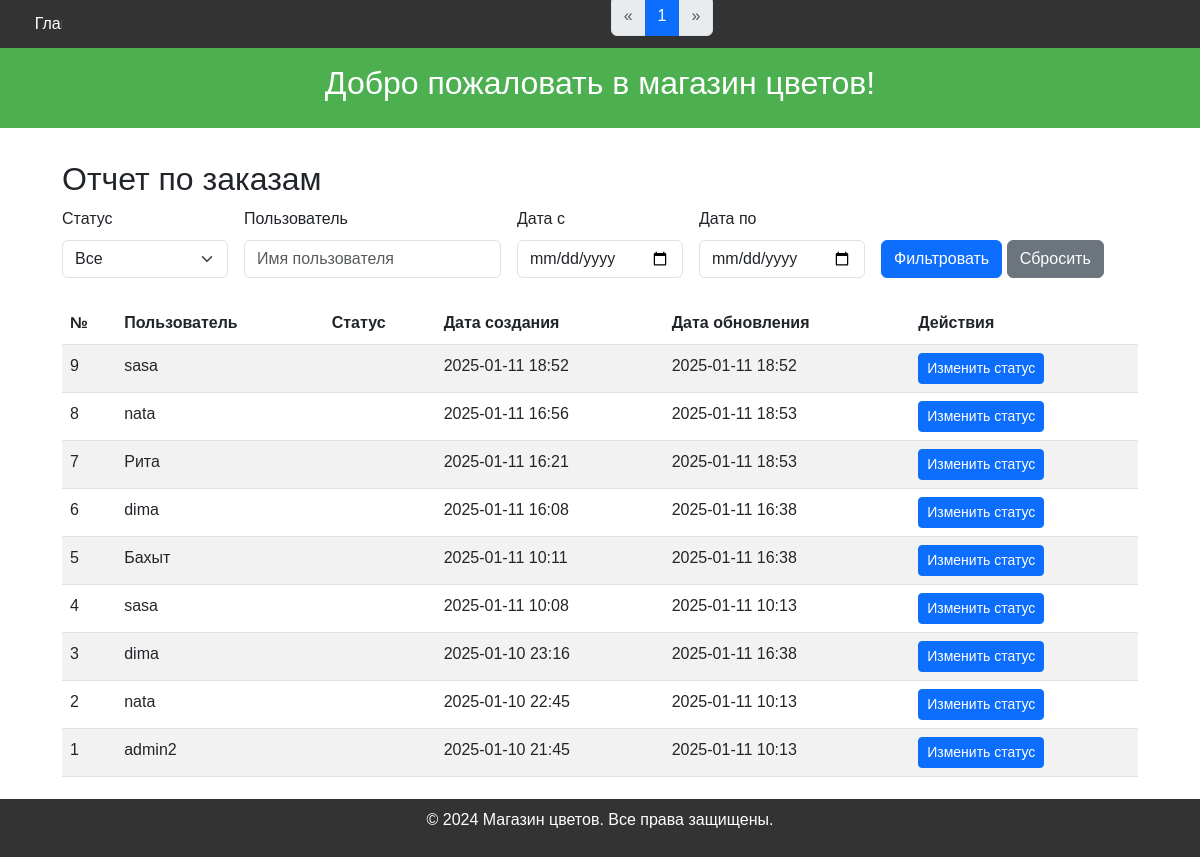
Page /orders/report/ (signed in) on the earlier database version.
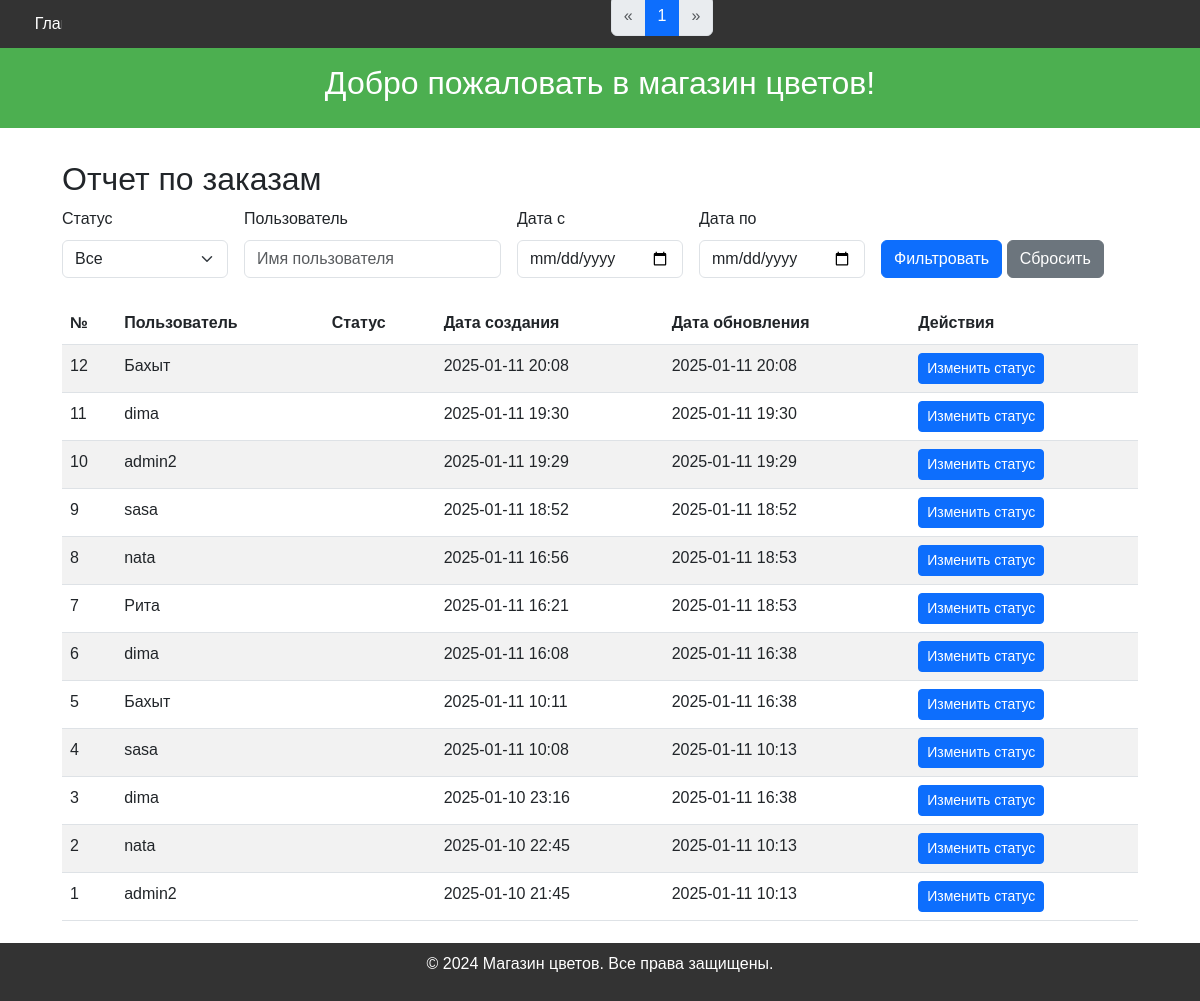
Same page on the later database version.
### orders/models.py (models this page shows, shortened)
class Order(models.Model):
    STATUS_CHOICES = [
        ('pending', 'Ожидает'),
        ('paid', 'Оплачен'),
        ('shipped', 'Отправлен'),
        ('delivered', 'Доставлен'),
        ('cancelled', 'Отменен'),
    ]
    user = models.ForeignKey(settings.AUTH_USER_MODEL, on_delete=models.CASCADE, related_name="orders")
    status = models.CharField(max_length=50, default="В обработке")
    created_at = models.DateTimeField(auto_now_add=True)
    updated_at = models.DateTimeField(auto_now=True)
    unique_key = models.UUIDField(default=uuid.uuid4, unique=True)
    total_price = models.DecimalField(max_digits=10, decimal_places=2, default=0, verbose_name="Общая стоимость заказа")
    recipient_name = models.CharField(max_length=100, blank=True, verbose_name='Имя получателя')
    phone = models.CharField(max_length=15, blank=True, verbose_name='Телефон')
    address = models.TextField(blank=True, verbose_name='Адрес доставки')
    comment = models.TextField(blank=True, verbose_name='Комментарий к заказу')

### users/models.py (models this page shows)
class User(AbstractUser):
    groups = models.ManyToManyField(Group, related_name='custom_user_set')
    user_permissions = models.ManyToManyField(Permission, related_name='custom_user_permissions_set')
    phone = models.CharField(max_length=15, blank=True)
    address = models.TextField(blank=True)
    email = models.EmailField(unique=True)
    telegram_id = models.CharField(max_length=50, blank=True, null=True, unique=True, verbose_name="Telegram ID")

### orders/views.py (the view)
# urls.py: path('report/', views.order_report, name='order_report'),  # Отчет по заказам
@user_passes_test(is_admin)
def order_report(request):
    orders = Order.objects.select_related('user').prefetch_related('items__product').all()
    status_filter = request.GET.get('status')
    user_filter = request.GET.get('user')
    date_from = request.GET.get('date_from')
    date_to = request.GET.get('date_to')
    if status_filter and status_filter != 'all':
        orders = orders.filter(status=status_filter)
    if user_filter:
        orders = orders.filter(user__username__icontains=user_filter)
    if date_from:
        orders = orders.filter(created_at__date__gte=date_from)
    if date_to:
        orders = orders.filter(created_at__date__lte=date_to)
    sort_by = request.GET.get('sort', '-created_at')
    orders = orders.order_by(sort_by)
    paginator = Paginator(orders, 20)  # 20 заказов на страницу
    page_number = request.GET.get('page')
    page_obj = paginator.get_page(page_number)
    statuses = Order.STATUS_CHOICES
    context = {
        'page_obj': page_obj,
        'statuses': statuses,
        'current_status': status_filter or 'all',
        'current_user': user_filter or '',
        'date_from': date_from or '',
        'date_to': date_to or '',
        'sort_by': sort_by,
        'orders': orders,
    }
    return render(request, 'orders/order_report.html', context)

### orders/views.py (called while the page is built)
def is_admin(user):
    return user.is_staff

### templates/orders/order_report.html (shortened to what this page needs)
{% extends 'base.html' %}
{% block content %}
<h2>Отчет по заказам</h2>
<form method="get" class="row g-3 mb-4">
    <div class="col-md-2">
        <label for="status" class="form-label">Статус</label>
        <select name="status" id="status" class="form-select">
            <option value="all" {% if current_status == 'all' %}selected{% endif %}>Все</option>
        </select>
    </div>
    <div class="col-md-3">
        <label for="user" class="form-label">Пользователь</label>
        <input type="text" name="user" id="user" value="{{ current_user }}" class="form-control" placeholder="Имя пользователя">
    </div>
    <div class="col-md-2">
        <label for="date_from" class="form-label">Дата с</label>
        <input type="date" name="date_from" id="date_from" value="{{ date_from }}" class="form-control">
    </div>
    <div class="col-md-2">
        <label for="date_to" class="form-label">Дата по</label>
        <input type="date" name="date_to" id="date_to" value="{{ date_to }}" class="form-control">
    </div>
    <div class="col-md-3 align-self-end">
        <button type="submit" class="btn btn-primary">Фильтровать</button>
        <a href="{% url 'order_report' %}" class="btn btn-secondary">Сбросить</a>
    </div>
</form>
<table class="table table-striped">
    <thead>
        <tr>
            <th>№</th>
            <th>Пользователь</th>
            <th>Статус</th>
            <th>Дата создания</th>
            <th>Дата обновления</th>
            <th>Действия</th>
        </tr>
    </thead>
    <tbody>
        {% for order in page_obj.object_list %}
            <tr>
                <td>{{ order.id }}</td>
                <td>{{ order.user.username }}</td>
                <td>{{ order.get_status_display }}</td>
                <td>{{ order.created_at|date:"Y-m-d H:i" }}</td>
                <td>{{ order.updated_at|date:"Y-m-d H:i" }}</td>
                <td>
                    <a href="{% url 'order_update' order.id %}" class="btn btn-sm btn-primary">Изменить статус</a>
                </td>
            </tr>
        {% empty %}
            <tr>
                <td colspan="6">Нет заказов.</td>
            </tr>
        {% endfor %}
    </tbody>
</table>
<nav aria-label="Page navigation">
    <ul class="pagination">
        {% if page_obj.has_previous %}
            <li class="page-item">
                <a class="page-link" href="?{% if current_status %}status={{ current_status }}&amp;{% endif %}{% if current_user %}user={{ current_user }}&amp;{% endif %}{% if date_from %}date_from={{ date_from }}&amp;{% endif %}{% if date_to %}date_to={{ date_to }}&amp;{% endif %}page={{ page_obj.previous_page_number }}" aria-label="Previous">
                    <span aria-hidden="true">&laquo;</span>
                </a>
            </li>
        {% else %}
            <li class="page-item disabled">
                <span class="page-link" aria-label="Previous">
                    <span aria-hidden="true">&laquo;</span>
                </span>
            </li>
        {% endif %}
        {% for num in page_obj.paginator.page_range %}
            {% if page_obj.number == num %}
                <li class="page-item active"><span class="page-link">{{ num }}</span></li>
            {% endif %}
        {% endfor %}
        {% if page_obj.has_next %}
            <li class="page-item">
                <a class="page-link" href="?{% if current_status %}status={{ current_status }}&amp;{% endif %}{% if current_user %}user={{ current_user }}&amp;{% endif %}{% if date_from %}date_from={{ date_from }}&amp;{% endif %}{% if date_to %}date_to={{ date_to }}&amp;{% endif %}page={{ page_obj.next_page_number }}" aria-label="Next">
                    <span aria-hidden="true">&raquo;</span>
                </a>
            </li>
        {% else %}
            <li class="page-item disabled">
                <span class="page-link" aria-label="Next">
                    <span aria-hidden="true">&raquo;</span>
                </span>
            </li>
        {% endif %}
    </ul>
</nav>
{% endblock %}

Differences in the rows shown:
added Order: id "12", user.username "Бахыт", created_at "2025-01-11 20:08", updated_at "2025-01-11 20:08"
added Order: id "11", user.username "dima", created_at "2025-01-11 19:30", updated_at "2025-01-11 19:30"
added Order: id "10", user.username "admin2", created_at "2025-01-11 19:29", updated_at "2025-01-11 19:29"
